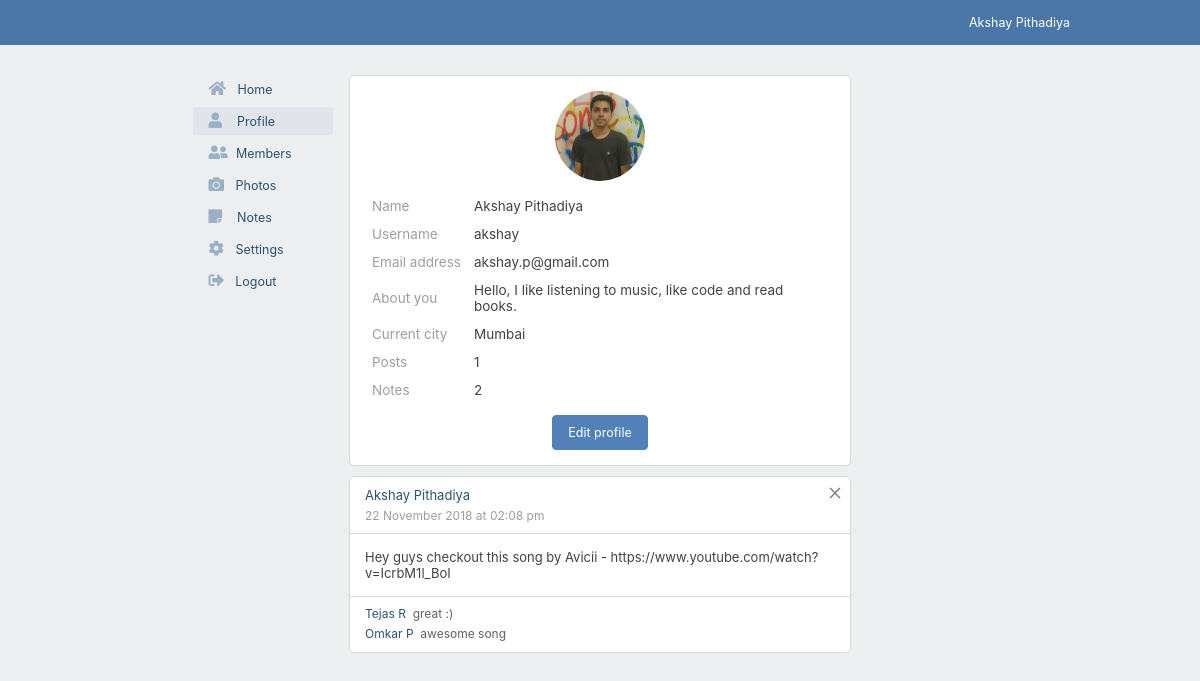
The page /profile.php (signed in) on the database its author committed.
### tables this page shows
CREATE TABLE `users` (
  `id` int(4) NOT NULL,
  `fname` varchar(24) NOT NULL,
  `lname` varchar(24) NOT NULL,
  `email` varchar(24) NOT NULL,
  `username` varchar(24) NOT NULL,
  `password` varchar(24) NOT NULL,
  `about` varchar(120) NOT NULL,
  `city` varchar(50) NOT NULL,
  `propic` varchar(200) NOT NULL
);

CREATE TABLE `posts` (
  `post_id` int(11) NOT NULL,
  `full_name` varchar(40) NOT NULL,
  `user_name` varchar(100) NOT NULL,
  `post_txt` text NOT NULL,
  `post_date_time` varchar(50) NOT NULL
);

CREATE TABLE `comments` (
  `id` int(11) NOT NULL,
  `post_id` int(11) NOT NULL,
  `full_name` varchar(25) NOT NULL,
  `cmnt_txt` varchar(250) NOT NULL
);

### includes/session.php (called while the page is built, shortened)
<?php
$username = $_SESSION["myusername"];
?>

### includes/userinfo.php (called while the page is built)
<?php
	$sql = "SELECT fname,lname,email,username,about,city FROM users WHERE username='$username'";
	$result = mysqli_query($conn, $sql);
	$row = mysqli_fetch_assoc($result);
	$f_name = $row["fname"];
	$l_name = $row["lname"];
	$full_name = $f_name." ".$l_name;
	$user_name = $row["username"];
	$email_address = $row["email"];
	$about_you = $row["about"];
	$current_city = $row["city"];
?>

### includes/deletepost.php (called while the page is built, shortened)
<?php include 'includes/userinfo.php'; ?>

### profile.php (the view, shortened to what this page needs)
<?php include 'includes/session.php'; ?>
<?php include 'includes/userinfo.php'; ?>
<?php include 'includes/deletepost.php'; ?>
<?php
	$post_count_query = "SELECT COUNT(*) as total_posts FROM posts WHERE user_name='$user_name'";
	$result = mysqli_query($conn, $post_count_query);
	$row = mysqli_fetch_assoc($result);
	$total_posts = @$row['total_posts'];
	$note_count_query = "SELECT COUNT(*) as total_notes FROM notes WHERE user_name='$user_name'";
	$result = mysqli_query($conn, $note_count_query);
	$row = mysqli_fetch_assoc($result);
	$total_notes = @$row['total_notes'];
	$pro_pic = mysqli_query($conn, "SELECT propic FROM users WHERE username='$user_name'");
	$row = mysqli_fetch_assoc($pro_pic);
	$display_pic = @$row['propic'];
?>
<!DOCTYPE html>
<html>
<head>
	<link rel="stylesheet" type="text/css" href="css/main.css">
	<link rel="stylesheet" type="text/css" href="css/header.css">
	<link rel="stylesheet" type="text/css" href="css/sidenav.css">
	<link rel="stylesheet" type="text/css" href="css/profile.css">
	<link rel="stylesheet" href="https://use.fontawesome.com/releases/v5.1.1/css/all.css">
</head>
<body>
	<?php include 'includes/header.php'; ?>
	<div id="main_container">
		<?php include 'includes/sidenav.php'; ?>
		<div class="pro-container">
			<?php echo '<a href="images/'.$display_pic.'"target="_blank">' ?>
				<?php echo '<img src="images/'.$display_pic.'"id="pro-pic">'; ?>
			</a>
			<div class="user-info">
				<table cellpadding="5" border="0">
					<col width="100">
					<tr>
						<td class="td-title">Name</td>
						<td class="td-data"><?php echo $full_name; ?></td>
					</tr>
					<tr>
						<td class="td-title">Username</td>
						<td class="td-data"><?php echo $user_name; ?></td>
					</tr>
					<tr>
						<td class="td-title">Email address</td>
						<td class="td-data"><?php echo $email_address; ?></td>
					</tr>
					<tr>
						<td class="td-title">About you</td>
						<td class="td-data"><?php echo $about_you; ?></td>
					</tr>
					<tr>
						<td class="td-title">Current city</td>
						<td class="td-data"><?php echo $current_city; ?></td>
					</tr>
					<tr>
						<td class="td-title">Posts</td>
						<td class="td-data"><?php echo $total_posts; ?></td>
					</tr>
					<tr>
						<td class="td-title">Notes</td>
						<td class="td-data"><?php echo $total_notes; ?></td>
					</tr>
				</table>
				<div class="edit-info">
					<button type="submit" class="edit-info-btn" onclick="location.href='settings.php'">Edit profile</button>
				</div>
			</div>
		</div>
		<?php
			$fetch_posts = "SELECT full_name, post_id, post_txt, post_date_time FROM posts WHERE user_name='$user_name' ORDER BY post_id DESC";
			$result = mysqli_query($conn, $fetch_posts);
			if (mysqli_num_rows($result) > 0) {
			    while($row = mysqli_fetch_assoc($result)) {
			    	echo '<div id="post-container-pro">';
			    	echo '<div class="post-container-pro-header">';
			    	echo '<form action="" method="POST">';
					echo '<button type="submit" name="del" class="del-btn"><svg class="svg-icon" viewBox="0 0 20 20">
							<path fill="none" d="M11.469,10l7.08-7.08c0.406-0.406,0.406-1.064,0-1.469c-0.406-0.406-1.063-0.406-1.469,0L10,8.53l-7.081-7.08
							c-0.406-0.406-1.064-0.406-1.469,0c-0.406,0.406-0.406,1.063,0,1.469L8.531,10L1.45,17.081c-0.406,0.406-0.406,1.064,0,1.469
							c0.203,0.203,0.469,0.304,0.735,0.304c0.266,0,0.531-0.101,0.735-0.304L10,11.469l7.08,7.081c0.203,0.203,0.469,0.304,0.735,0.304
							c0.267,0,0.532-0.101,0.735-0.304c0.406-0.406,0.406-1.064,0-1.469L11.469,10z"></path>
						</svg></button>';
					echo '</form>';
				    	echo '<div class="full-name">';
				        echo $row["full_name"];
				        echo '</div>';
				    	echo '<div class="date-time">';
				        echo $row["post_date_time"];
				        echo '</div>';
			    	echo '</div>';
			        echo '<div class="main-post">';
			        echo $row["post_txt"];
			        echo '</div>';
			        $get_the_post_id = $row["post_id"];
			        echo '<div class="comment-section">';
			        $fetch_cmnts = "SELECT full_name, cmnt_txt FROM comments WHERE post_id='$get_the_post_id'";
					$cmnt_result = mysqli_query($conn, $fetch_cmnts);
					while($row = mysqli_fetch_assoc($cmnt_result)) {
							echo '<div class="all-comments">';
								echo '<span class="cmntr-name">'.$row["full_name"];'</span>';
								echo '<span class="cmntr-msg">'.$row["cmnt_txt"];'</span>';
							echo '</div>';
			    	}
			        echo '</div>';
			        echo '</div>';
			    }
			} else {
			    echo '<div class="zero-result">There are no posts</div>';
			}
		?>
	</div>
</body>
</html>

### includes/header.php
<?php include 'includes/userinfo.php'; ?>
<div id="header">
	<div class="user-user">
		<div class="user-user-txt">
			<?php echo $full_name; ?>
		</div>
	</div>
</div>

### includes/sidenav.php
<div class="sidenav">
	<a href="home.php" class="cur-home"><i class="fas fa-home"></i>&nbsp;Home</a>
	<a href="profile.php" class="cur-profile"><i class="fas fa-user"></i>&nbsp;&nbsp;Profile</a>
	<a href="members.php" class="cur-members"><i class="fas fa-user-friends"></i>Members</a>
	<a href="photos.php" class="cur-photos"><i class="fas fa-camera"></i>&nbsp;Photos</a>
	<a href="notes.php" class="cur-notes"><i class="fas fa-sticky-note"></i>&nbsp;&nbsp;Notes</a>
	<a href="settings.php" class="cur-settings"><i class="fas fa-cog"></i>&nbsp;Settings</a>
	<a href="logout.php"><i class="fas fa-sign-out-alt"></i>&nbsp;Logout</a>
</div>

### css/main.css (style rules this page uses)
body { font-family: -apple-system,system-ui,BlinkMacSystemFont,"Segoe UI",Roboto,"Helvetica Neue",Arial,sans-serif; margin: 0px auto; background: #edeef0; }
#main_container { //border: 1px solid black; max-width: 815px; margin: 0px auto; margin-top: 65px; padding: 10px; overflow: auto; }

### css/header.css (style rules this page uses)
#header { background: #4a76a8; height: 45px; width: 100%; margin: 0px auto; top: 0px; position: fixed; }
.user-user { max-width: 150px; height: 100%; float: right; margin-right: 10%; cursor: pointer; }
.user-user-txt { color: #ffffff; padding: 0px 10px 0px 10px; font-size: 12.5px; margin-top: 15px; }

### css/sidenav.css (style rules this page uses)
.sidenav { width: 140px; position: fixed; //background-color: #ffffff; //border: 1px solid #d7d8db; border-radius: 5px; float: left; }
.sidenav a { padding: 6px 8px 6px 16px; text-decoration: none; font-size: 12.5px; color: #285473; display: block; margin-bottom: 4px; }
.fa-home, .fa-user, .fa-user-friends, .fa-camera, .fa-sticky-note, .fa-cog, .fa-sign-out-alt { font-size: 15.5px; margin-right: 8px; color: #99b0c6; }

### css/profile.css (style rules this page uses)
.pro-container { width: 470px; //height: 170px; padding: 15px; border: 1px solid #d7d8db; border-radius: 5px; margin: 0px auto; background: white; margin-bottom: 2px; }
table { width: 470px; font-size: 13.5px; }
.td-title { color: #9e9e9e; text-align: left; }
.td-data { color: #424242; }
.user-info { //border: 1px solid black; }
.edit-info { //border: 1px solid black; //width: 125px; //margin-left: 142px; margin-top: 10px; text-align: center; }
.edit-info-btn { font-family: -apple-system,system-ui,BlinkMacSystemFont,"Segoe UI",Roboto,"Helvetica Neue",Arial,sans-serif; background-color: #5181b8; color: #FFFFFF; border: 1px solid #5181b8; border-radius: 4px; padding: 9px 15px; font-size: 12.5px; outline: none; cursor: pointer; }
.cur-profile { background: #e1e5eb; border-radius: 3px; }
#pro-pic { width: 90px; height: 90px; //border: 1px solid #d7d8db; border-radius: 50%; object-fit: cover; margin: 0 auto; display: block; cursor: pointer; margin-bottom: 10px; }
#post-container-pro { width: 500px; //padding: 15px; border: 1px solid #d7d8db; border-radius: 5px; margin: 0px auto; background: white; margin-top: 10px; }
.post-container-pro-header { padding: 10px 10px 10px 15px; border-bottom: 1px solid #d7d8db; }
.full-name { font-size: 13px; color: #285473; }
.date-time { font-size: 12px; color: #9e9e9e; margin-top: 5px; }
.main-post { //border: 1px solid black; padding: 15px; font-size: 13px; color: #424242; }

### profile.php (style rules this page uses)
.svg-icon { width: 12px; height: 12px; }
.del-btn { float: right; padding: 0px; cursor: pointer; outline: none; background: transparent; border: 0px; margin-right: -1px; }
.comment-section { border-top: 1px solid #d7d8db; padding: 5px 15px 10px 15px; }
.cmntr-name { font-size: 12px; color: #285473; }
.cmntr-msg { font-size: 12px; color: #616161; }

### rows shown on the page
users: full_name "Akshay Pithadiya", propic (picture), username "akshay", email "akshay.p@gmail.com", about "Hello, I like listening to music, like code and read books.", city "Mumbai"
posts: full_name "Akshay Pithadiya", post_date_time "22 November 2018 at 02:08 pm", post_txt "Hey guys checkout this song by Avicii - https://www.youtube.com/watch?v=IcrbM1l_BoI"
comments: full_name "Tejas R", cmnt_txt "great :)"
comments: full_name "Omkar P", cmnt_txt "awesome song"

### other values the page prints
$total_posts "1"
$total_notes "2"
